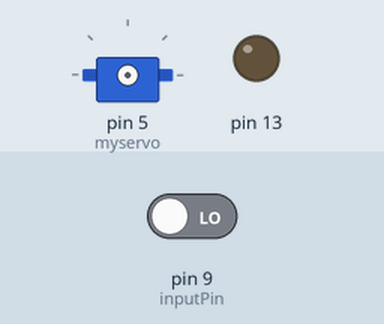
Bench run of a sketch on a simulated Arduino Uno, built with avr-gcc and run on an emulated ATmega328P. Parts: servo, output pins drawn as LEDs (lit = HIGH). Inputs (shaded band) come from the test bench; at power-on: pin 9 (inputPin) LOW.

Above: at 1.2 s.
1.3 s: pin 9 (inputPin) driven HIGH
At 1.45 s:
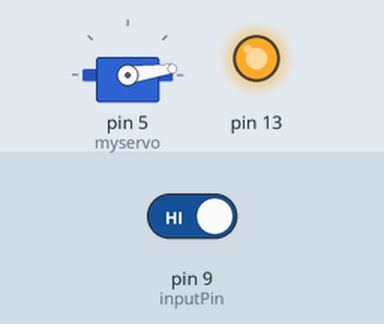
At 2.05 s:
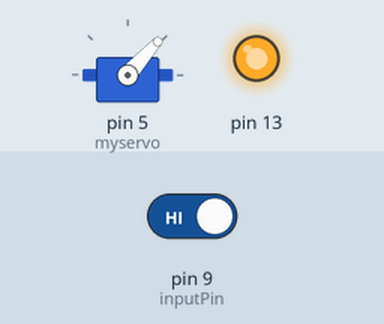
4.3 s: pin 9 (inputPin) driven LOW
At 7.6 s:
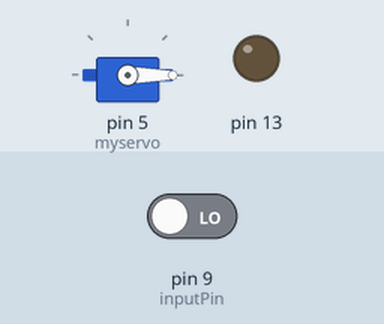
Timing chart, 0 to 9.1 s (numbered marks = the images above; inputs shaded):
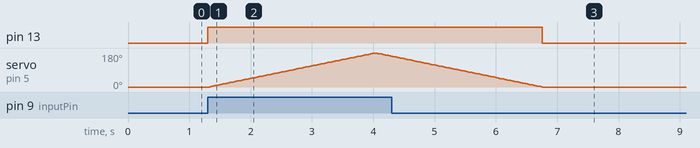

Measured:
- after the input at 1.3 s, pin 13: LOW → HIGH at once; servo on pin 5 (myservo): rises from 0° to 180° in 2.7 s, then falls to 163° in 0.27 s
- after the input at 4.3 s, pin 13: HIGH → LOW after 2.5 s

The sketch:

Gwuenderer.ino
```cpp
#include <Servo.h>

Servo myservo;  // create servo object to control a servo
int pos = 0;    // variable to store the servo position
int pirState = LOW;             // we start, assuming no motion detected
int inputPin = 9;               // choose the input pin (for PIR sensor)
int val = 0;                    // variable for reading the pin status

void setup() {
  pinMode(13,OUTPUT);
  pinMode(inputPin, INPUT);     // declare sensor as input
}

void loop() {
  val = digitalRead(inputPin);  // read input value
  if (val == HIGH) {            // check if the input is HIGH
    digitalWrite(13, HIGH);  // turn LED ON
    if (pirState == LOW) {
      // we have just turned on
      Serial.println("Motion detected!");
      // We only want to print on the output change, not state
      pirState = HIGH;
      myservo.attach(5);  // attaches the servo on pin 9 to the servo object
      for (pos = 0; pos <= 180; pos += 1) { // goes from 0 degrees to 180 degrees
        // in steps of 1 degree
        myservo.write(pos);              // tell servo to go to position in variable 'pos'
        delay(15);                       // waits 15ms for the servo to reach the position
      }
      //digitalWrite(13,LOW);
      for (pos = 180; pos >= 0; pos -= 1) { // goes from 180 degrees to 0 degrees
        myservo.write(pos);              // tell servo to go to position in variable 'pos'
        delay(15);                       // waits 15ms for the servo to reach the position
      }
        myservo.detach();  // attaches the servo on pin 9 to the servo object

    }
  } else {
    digitalWrite(13, LOW); // turn LED OFF
    if (pirState == HIGH){
      // we have just turned of
      Serial.println("Motion ended!");
      // We only want to print on the output change, not state
      pirState = LOW;
    }
  }
}
```
